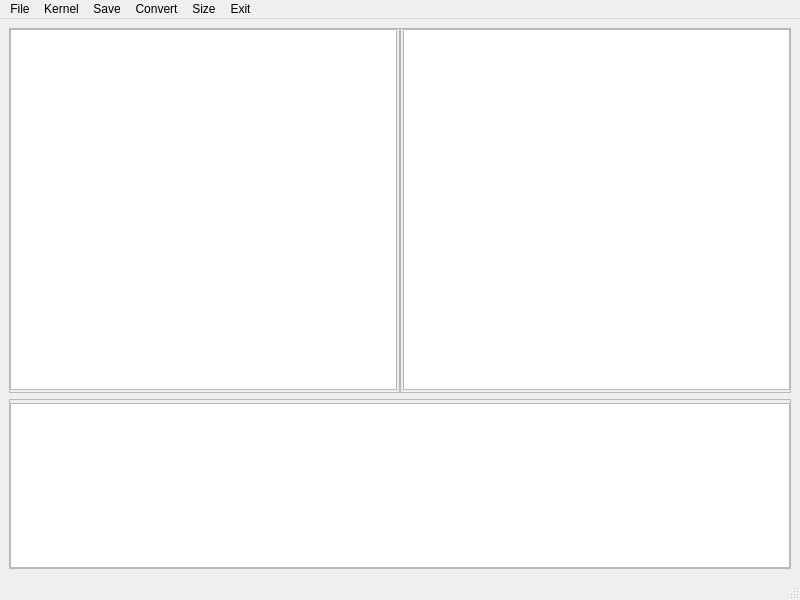
<?xml version="1.0" encoding="UTF-8"?>
<ui version="4.0">
 <class>MainWindow</class>
 <widget class="QMainWindow" name="MainWindow">
  <property name="geometry">
   <rect>
    <x>0</x>
    <y>0</y>
    <width>800</width>
    <height>600</height>
   </rect>
  </property>
  <property name="windowTitle">
   <string>MainWindow</string>
  </property>
  <widget class="QWidget" name="centralwidget">
   <layout class="QVBoxLayout" name="verticalLayout">
    <item>
     <widget class="QWidget" name="widget" native="true">
      <layout class="QHBoxLayout" name="horizontalLayout">
       <property name="spacing">
        <number>0</number>
       </property>
       <property name="leftMargin">
        <number>0</number>
       </property>
       <property name="topMargin">
        <number>0</number>
       </property>
       <property name="rightMargin">
        <number>0</number>
       </property>
       <property name="bottomMargin">
        <number>0</number>
       </property>
       <item>
        <widget class="QFrame" name="frame_2">
         <property name="frameShape">
          <enum>QFrame::StyledPanel</enum>
         </property>
         <property name="frameShadow">
          <enum>QFrame::Raised</enum>
         </property>
         <layout class="QVBoxLayout" name="verticalLayout_3">
          <property name="spacing">
           <number>0</number>
          </property>
          <property name="leftMargin">
           <number>0</number>
          </property>
          <property name="topMargin">
           <number>0</number>
          </property>
          <property name="rightMargin">
           <number>2</number>
          </property>
          <property name="bottomMargin">
           <number>2</number>
          </property>
          <item>
           <widget class="QTextBrowser" name="outputEdit"/>
          </item>
         </layout>
        </widget>
       </item>
       <item>
        <widget class="QFrame" name="frame">
         <property name="maximumSize">
          <size>
           <width>600</width>
           <height>16777215</height>
          </size>
         </property>
         <property name="frameShape">
          <enum>QFrame::StyledPanel</enum>
         </property>
         <property name="frameShadow">
          <enum>QFrame::Raised</enum>
         </property>
         <layout class="QHBoxLayout" name="horizontalLayout_3">
          <property name="spacing">
           <number>0</number>
          </property>
          <property name="leftMargin">
           <number>2</number>
          </property>
          <property name="topMargin">
           <number>0</number>
          </property>
          <property name="rightMargin">
           <number>0</number>
          </property>
          <property name="bottomMargin">
           <number>2</number>
          </property>
          <item>
           <widget class="QTextEdit" name="shellEdit"/>
          </item>
         </layout>
        </widget>
       </item>
      </layout>
     </widget>
    </item>
    <item>
     <widget class="QWidget" name="widget_2" native="true">
      <property name="maximumSize">
       <size>
        <width>16777215</width>
        <height>170</height>
       </size>
      </property>
      <layout class="QVBoxLayout" name="verticalLayout_2">
       <property name="spacing">
        <number>0</number>
       </property>
       <property name="leftMargin">
        <number>0</number>
       </property>
       <property name="topMargin">
        <number>0</number>
       </property>
       <property name="rightMargin">
        <number>0</number>
       </property>
       <property name="bottomMargin">
        <number>0</number>
       </property>
       <item>
        <widget class="QFrame" name="frame_3">
         <property name="frameShape">
          <enum>QFrame::StyledPanel</enum>
         </property>
         <property name="frameShadow">
          <enum>QFrame::Raised</enum>
         </property>
         <layout class="QHBoxLayout" name="horizontalLayout_2">
          <property name="spacing">
           <number>0</number>
          </property>
          <property name="leftMargin">
           <number>0</number>
          </property>
          <property name="topMargin">
           <number>3</number>
          </property>
          <property name="rightMargin">
           <number>0</number>
          </property>
          <property name="bottomMargin">
           <number>0</number>
          </property>
          <item>
           <widget class="QTextEdit" name="inputEdit"/>
          </item>
         </layout>
        </widget>
       </item>
      </layout>
     </widget>
    </item>
   </layout>
  </widget>
  <widget class="QStatusBar" name="statusbar"/>
  <widget class="QMenuBar" name="menubar">
   <property name="geometry">
    <rect>
     <x>0</x>
     <y>0</y>
     <width>800</width>
     <height>30</height>
    </rect>
   </property>
   <widget class="QMenu" name="menuFile">
    <property name="minimumSize">
     <size>
      <width>12</width>
      <height>0</height>
     </size>
    </property>
    <property name="maximumSize">
     <size>
      <width>20</width>
      <height>16777215</height>
     </size>
    </property>
    <property name="title">
     <string>File</string>
    </property>
    <addaction name="actionnew"/>
    <addaction name="separator"/>
    <addaction name="actionopen"/>
    <addaction name="separator"/>
    <addaction name="actionsave_2"/>
    <addaction name="separator"/>
   </widget>
   <widget class="QMenu" name="menuSaveAs">
    <property name="title">
     <string>Save</string>
    </property>
    <addaction name="actionsave"/>
    <addaction name="separator"/>
    <addaction name="actionsaveAs"/>
    <addaction name="separator"/>
   </widget>
   <widget class="QMenu" name="menusize">
    <property name="title">
     <string>Size</string>
    </property>
    <addaction name="actionincrease"/>
    <addaction name="separator"/>
    <addaction name="actiondecrease"/>
    <addaction name="separator"/>
   </widget>
   <widget class="QMenu" name="menuexit">
    <property name="title">
     <string>Exit</string>
    </property>
    <addaction name="actionexit"/>
    <addaction name="separator"/>
   </widget>
   <widget class="QMenu" name="menuconvert">
    <property name="title">
     <string>Convert</string>
    </property>
    <addaction name="actionconvertToHtml"/>
    <addaction name="separator"/>
    <addaction name="actionconvert_to_pdf"/>
    <addaction name="separator"/>
   </widget>
   <widget class="QMenu" name="menuKernel">
    <property name="title">
     <string>Kernel</string>
    </property>
    <addaction name="actionrestart"/>
    <addaction name="separator"/>
    <addaction name="actioninterrupt"/>
    <addaction name="separator"/>
    <addaction name="actionshutdown"/>
    <addaction name="separator"/>
   </widget>
   <addaction name="menuFile"/>
   <addaction name="menuKernel"/>
   <addaction name="menuSaveAs"/>
   <addaction name="menuconvert"/>
   <addaction name="menusize"/>
   <addaction name="menuexit"/>
  </widget>
  <action name="actionOpen">
   <property name="text">
    <string>Open</string>
   </property>
  </action>
  <action name="actionsave">
   <property name="text">
    <string>save</string>
   </property>
  </action>
  <action name="actionopen">
   <property name="text">
    <string>open</string>
   </property>
  </action>
  <action name="actionsave_2">
   <property name="text">
    <string>save</string>
   </property>
  </action>
  <action name="actionnew">
   <property name="text">
    <string>new</string>
   </property>
  </action>
  <action name="actionsaveAs">
   <property name="text">
    <string>saveAs</string>
   </property>
  </action>
  <action name="actionconvertToHtml">
   <property name="text">
    <string>convert to html</string>
   </property>
  </action>
  <action name="actionconvert_to_pdf">
   <property name="text">
    <string>convert to pdf</string>
   </property>
  </action>
  <action name="actionincrease">
   <property name="text">
    <string>increase</string>
   </property>
  </action>
  <action name="actiondecrease">
   <property name="text">
    <string>decrease</string>
   </property>
  </action>
  <action name="actionrestart">
   <property name="text">
    <string>restart</string>
   </property>
  </action>
  <action name="actioninterrupt">
   <property name="text">
    <string>interrupt</string>
   </property>
  </action>
  <action name="actionshutdown">
   <property name="text">
    <string>shutdown</string>
   </property>
  </action>
  <action name="actionexit">
   <property name="text">
    <string>exit</string>
   </property>
  </action>
 </widget>
 <resources/>
 <connections/>
</ui>
